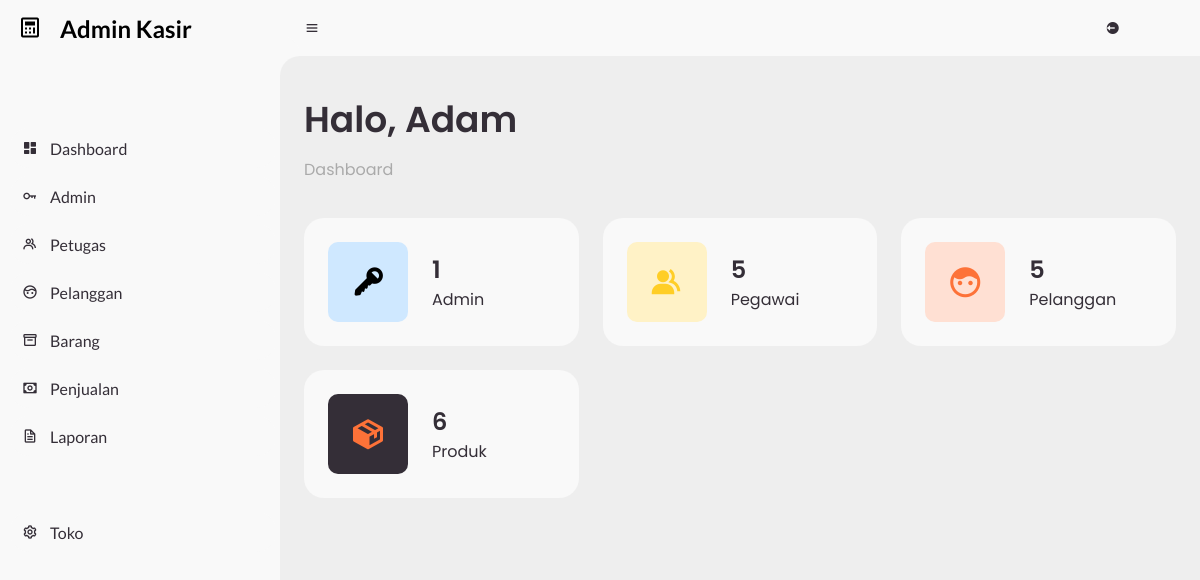
The page /admin/ (signed in) on the database as committed earlier.
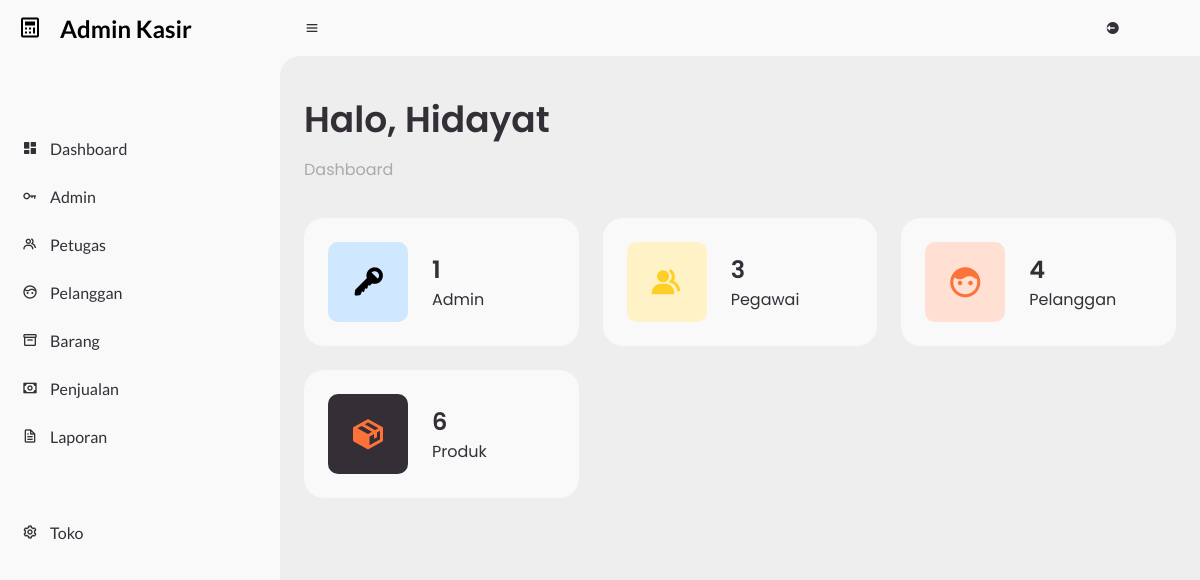
The same page on the database as committed later.
### tables this page shows
CREATE TABLE `organisasi` (
  `id` int(11) NOT NULL,
  `username` varchar(50) NOT NULL,
  `nama` text NOT NULL,
  `password` varchar(15) NOT NULL,
  `level` varchar(20) NOT NULL
);

### admin/dashboard.php (the view)
<main>
    <div class="head-title">
        <div class="left">
            <h1>Halo, <span style="text-transform: capitalize;"><?php echo $row['nama']; ?> &nbsp;</span></h1>
            <ul class="breadcrumb">
                <li>
                    <a href="?page=dashboard">Dashboard</a>
                </li>
            </ul>
        </div>
    </div>
    <ul class="box-info">
        <li>
            <i class='bx bxs-key'></i>
            <span class="text">
                <h3><?php echo $total_admin ?></h3>
                <p>Admin</p>
            </span>
        </li>
        <li>
            <i class='bx bxs-group'></i>
            <span class="text">
                <h3><?php echo $total_pegawai ?></h3>
                <p>Pegawai</p>
            </span>
        </li>
        <li>
            <i class='bx bxs-face'></i>
            <span class="text">
                <h3><?php echo $total_pelanggan ?></h3>
                <p>Pelanggan</p>
            </span>
        </li>
        <li>
            <i class='bx bxs-package'></i>
            <span class="text">
                <h3><?php echo $total_produk ?></h3>
                <p>Produk</p>
            </span>
        </li>
    </ul>
</main>

Rows that differ between the two databases and show on the page:
changed organisasi: nama "Adam" → "Hidayat"
Other text that changed with them:
$total_pegawai: "5" → "3"
$total_pelanggan: "5" → "4"
